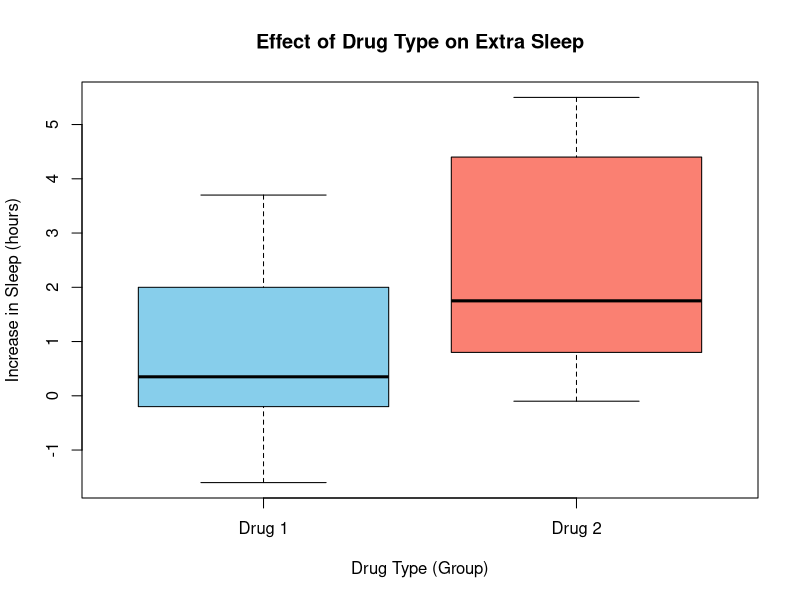
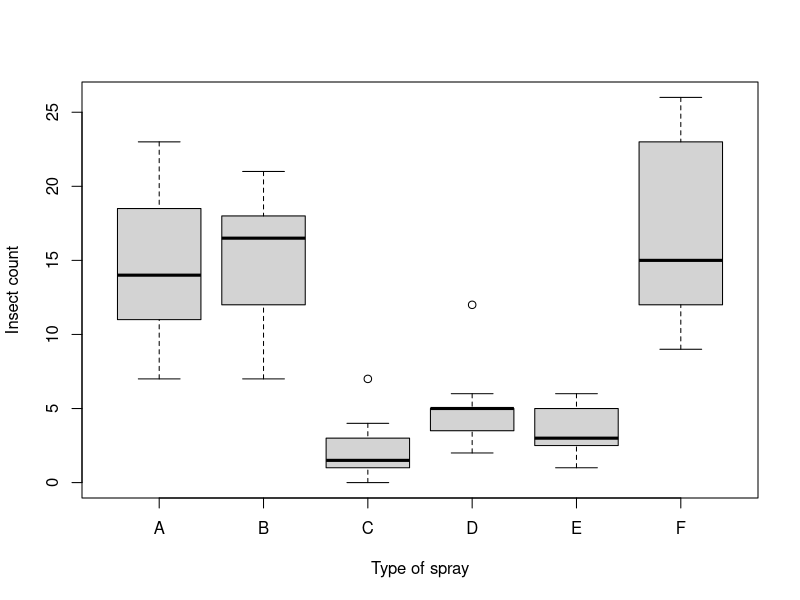
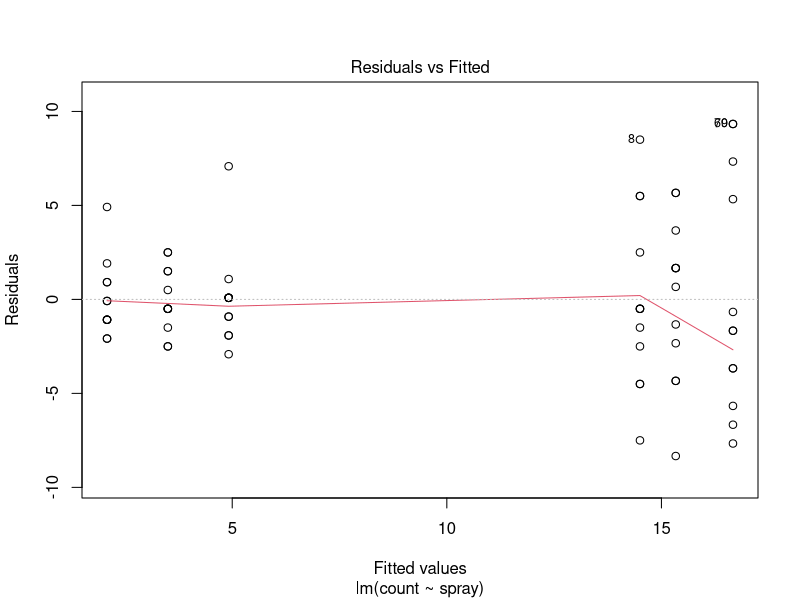
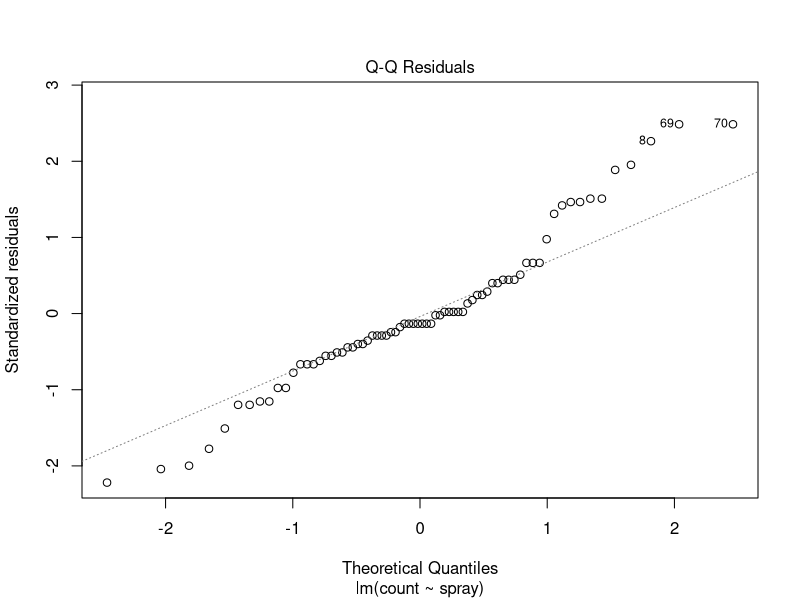
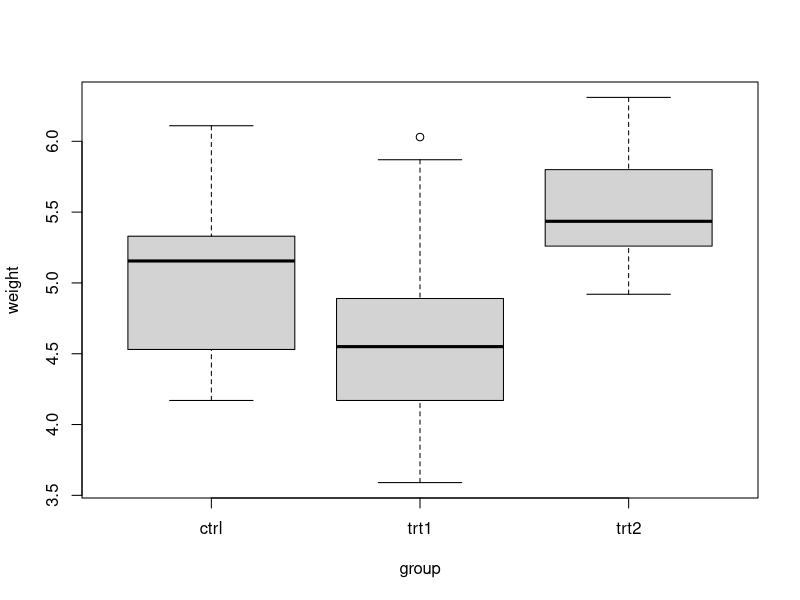
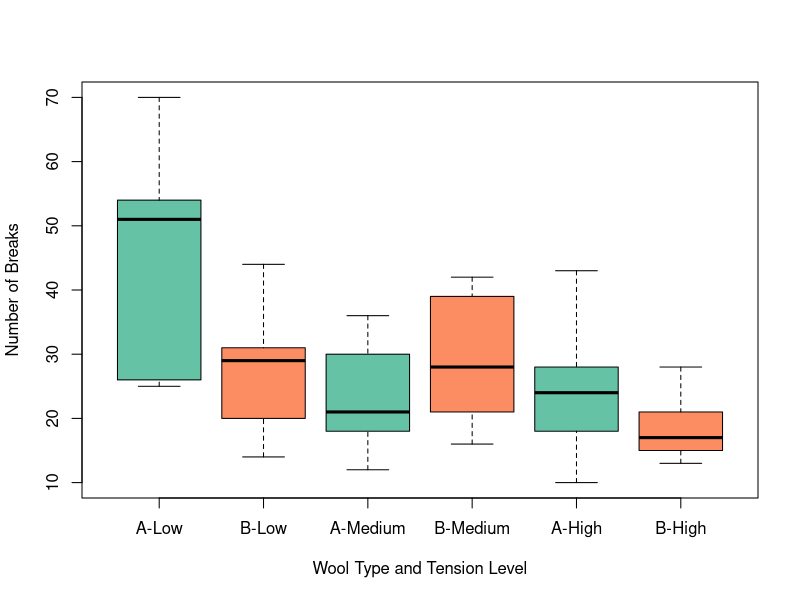

The R source for these figures, in order:
## ---- chunk 1
knitr::opts_chunk$set(echo = T, warning = F, message = F)
## ---- chunk 2
data("mtcars")
mpg_model = lm( mpg ~ disp, data = mtcars )
mpg_model
## ---- chunk 3
summary(mpg_model)
## ---- chunk 4
summary.aov(mpg_model)
## ---- chunk 5
data("sleep")
sleep
## ---- chunk 6
boxplot(extra ~ group, data = sleep,
        main = "Effect of Drug Type on Extra Sleep",
        xlab = "Drug Type (Group)", ylab = "Increase in Sleep (hours)",
        col = c("skyblue", "salmon"), names = c("Drug 1", "Drug 2"))
## ---- chunk 7
data("sleep")
sleep_model = lm( extra ~ group, data = sleep)
summary.aov(sleep_model)
## ---- chunk 8
summary(sleep_model)
## ---- chunk 9
data("InsectSprays") # Don't do this step in Homework
boxplot(count ~ spray, data = InsectSprays,
        xlab = "Type of spray", ylab = "Insect count")
## ---- chunk 10
spray_model = lm( count ~ spray, data = InsectSprays )
summary.aov(spray_model)
## ---- chunk 11
plot(  spray_model, which = 1 )
## ---- chunk 12
plot(  spray_model, which = 2 )
## ---- chunk 13
data("PlantGrowth")
PlantGrowth
## ---- chunk 14
plant_model = lm(weight ~ group, data = PlantGrowth)
summary.aov(plant_model)
## ---- chunk 15
boxplot(weight ~ group, data = PlantGrowth)
## ---- chunk 16
TukeyHSD(aov(plant_model))
## ---- chunk 17
pairwise.t.test(PlantGrowth$weight, PlantGrowth$group,
                p.adjust.method = "none")
## ---- chunk 18
pairwise.t.test(PlantGrowth$weight, PlantGrowth$group,
                p.adjust.method = "bonferroni")
## ---- chunk 19
pairwise.t.test(PlantGrowth$weight, PlantGrowth$group,
                p.adjust.method = "holm")
## ---- chunk 20
boxplot(breaks ~ wool + tension, data = warpbreaks,
        col = c("#66C2A5", "#FC8D62"),
        xlab = "Wool Type and Tension Level", ylab = "Number of Breaks",
        names = c("A-Low", "B-Low", "A-Medium", "B-Medium", "A-High", "B-High")) 
## ---- chunk 21
data("warpbreaks") # No need of this line in your homework
warp_model = lm(breaks ~ wool + tension, data = warpbreaks)
summary.aov(warp_model)
## ---- chunk 22
TukeyHSD( aov(warp_model)  )
## ---- chunk 23
data("warpbreaks") # No need of this line in your homework
warp_model = lm(breaks ~ wool + tension + wool:tension , data = warpbreaks)
summary.aov(warp_model)
## ---- chunk 24
TukeyHSD( aov(warp_model) )
